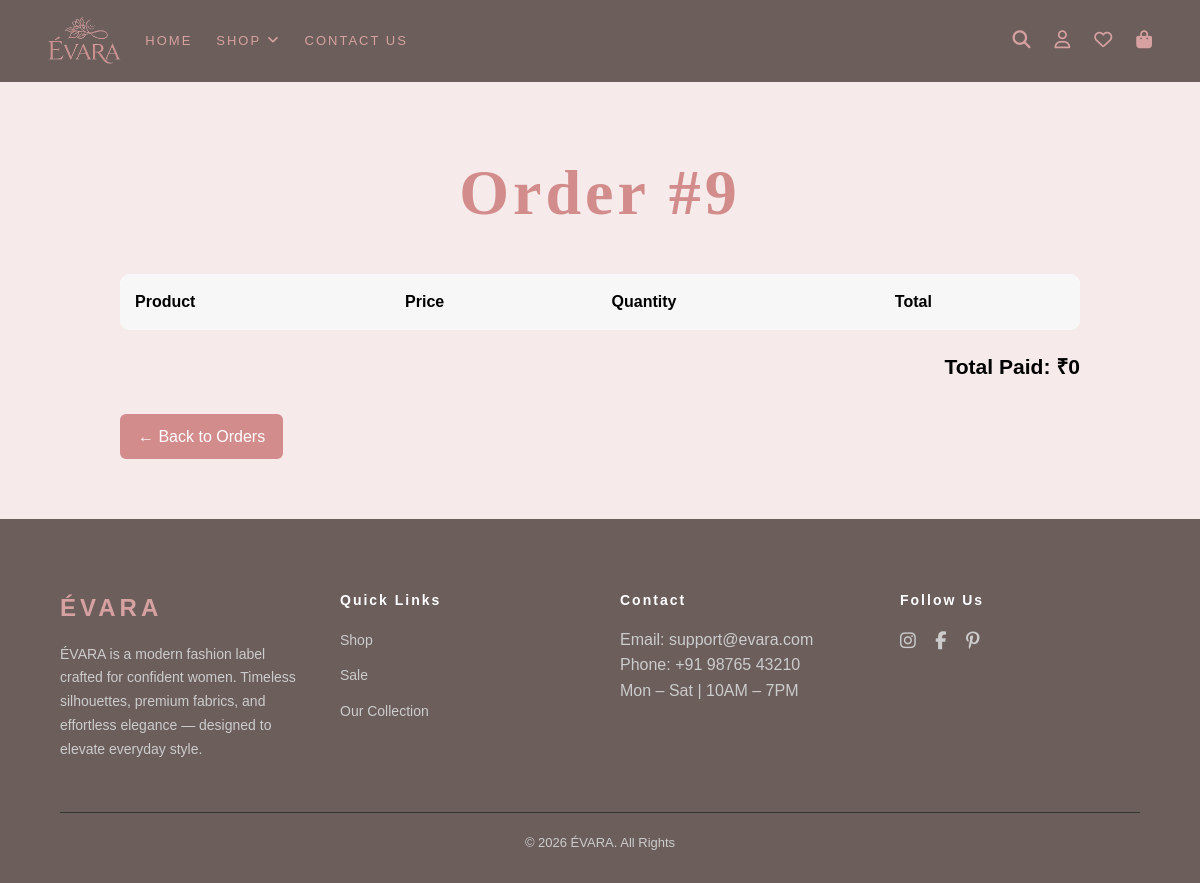
Page /order/9 (signed in) on the earlier database version.
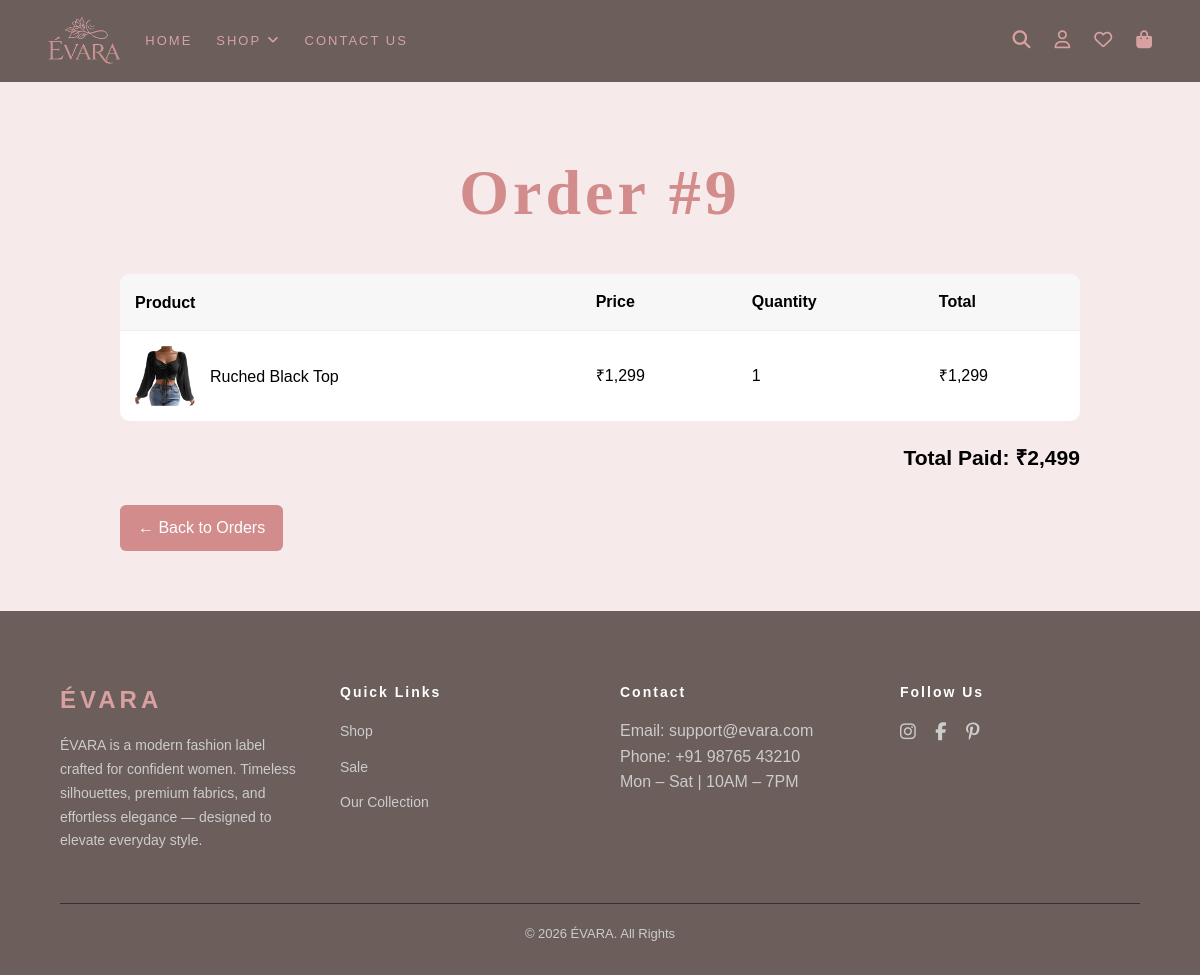
Same page on the later database version.
### tables this page shows
CREATE TABLE order_items (    id INTEGER PRIMARY KEY AUTOINCREMENT,    order_id INTEGER NOT NULL,    product_id INTEGER NOT NULL,    size TEXT NOT NULL,    quantity INTEGER NOT NULL,    price REAL NOT NULL,    FOREIGN KEY(order_id) REFERENCES orders(id),    FOREIGN KEY(product_id) REFERENCES products(id));

CREATE TABLE product_images (id integer primary key  autoincrement, product_id integer, image_url text not null, type TEXT, foreign key(product_id) references products(id));

CREATE TABLE products ( id INTEGER PRIMARY KEY AUTOINCREMENT, name TEXT NOT NULL, description TEXT, price NUMERIC NOT NULL, sale_price NUMERIC, category_id INTEGER, stock INTEGER, is_featured BOOLEAN, created_at DATETIME DEFAULT CURRENT_TIMESTAMP, FOREIGN KEY(category_id) REFERENCES categories(id));

### app.py (the view)
@app.route("/order/<int:order_id>")
def order_detail(order_id):
    if "user_id" not in session:
        return redirect("/login")
    with get_db_connection() as conn:
        items = conn.execute("SELECT p.id, p.name, p.price, p.sale_price, pi.image_url, oi.order_id, oi.quantity FROM order_items AS oi JOIN products AS P ON p.id = oi.product_id JOIN product_images AS pi ON pi.product_id = p.id WHERE oi.order_id = ? AND pi.type='f'",(order_id,)).fetchall()
    grand_total = sum(item["price"] * item["quantity"] for item in items)
    return render_template("order_detail.html", items=items, order_id=order_id, grand_total=grand_total)

### app.py (called while the page is built)
def get_db_connection():
    conn = sqlite3.connect("app.db")
    conn.row_factory = sqlite3.Row
    return conn

### helpers.py (called while the page is built)
def rs(value):
    return f"₹{value:,}"

### templates/order_detail.html (shortened to what this page needs)
{% extends "layout.html" %}
{% block content %}
<div class="order-detail-container">
<h1 class="order-title">Order #{{ order_id }}</h1>
<table class="order-items-table">
<thead>
<tr>
<th>Product</th>
<th>Price</th>
<th>Quantity</th>
<th>Total</th>
</tr>
</thead>
<tbody>
{% for item in items %}
<tr>
    <td data-label="Product" class="product-cell">
    <img src="{{ url_for('static', filename=item['image_url']) }}" class="product-img">
    <span>{{ item['name'] }}</span>
</td>
<td data-label="Price">
    {% if item['sale_price'] %}
        {{ rs(item['sale_price']) }}
    {% else %}
        {{ rs(item['price']) }}
    {% endif %}
</td>
<td data-label="Quantity">{{ item['quantity'] }}</td>
<td data-label="Total">
    {% if item['sale_price'] %}
        {{ rs(item['sale_price'] * item['quantity']) }}
    {% else %}
        {{ rs(item['price'] * item['quantity']) }}
    {% endif %}
</td>
</tr>
{% endfor %}
</tbody>
</table>
<div class="order-total">
<h3>Total Paid: {{ rs(grand_total) }}</h3>
</div>
<a href="{{ url_for('orders') }}" class="back-btn">
← Back to Orders
</a>
</div>
{% endblock %}

Differences in the rows shown:
added order_items: image_url (picture), name "Ruched Black Top", quantity "1"
now on this page (row unchanged): products: sale_price "₹1,299", rs(item['sale_price']*item['quantity']) "₹1,299"
Other differences:
{{ rs(grand_total) }}: "₹0" → "₹2,499"
